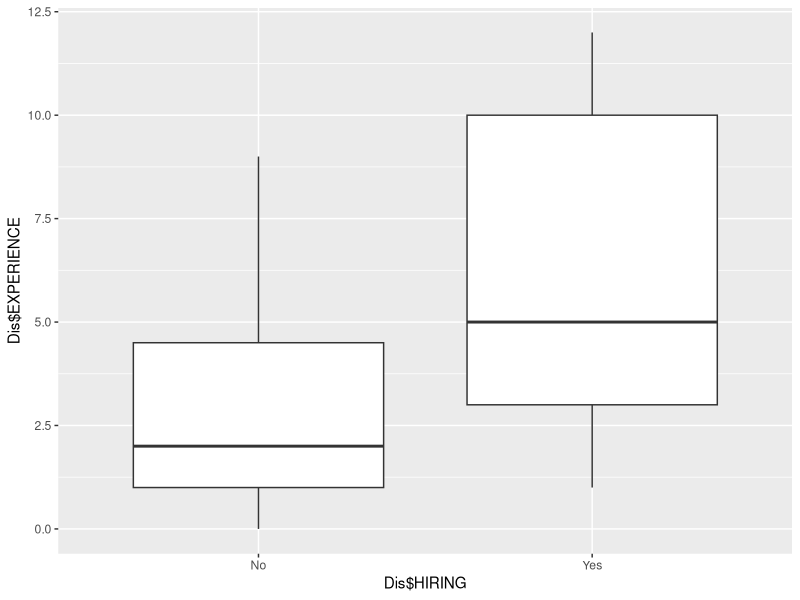
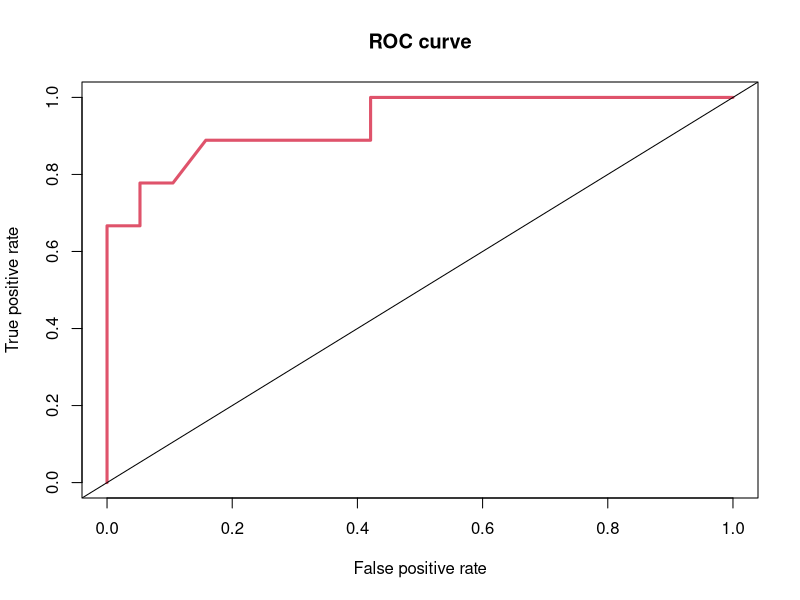
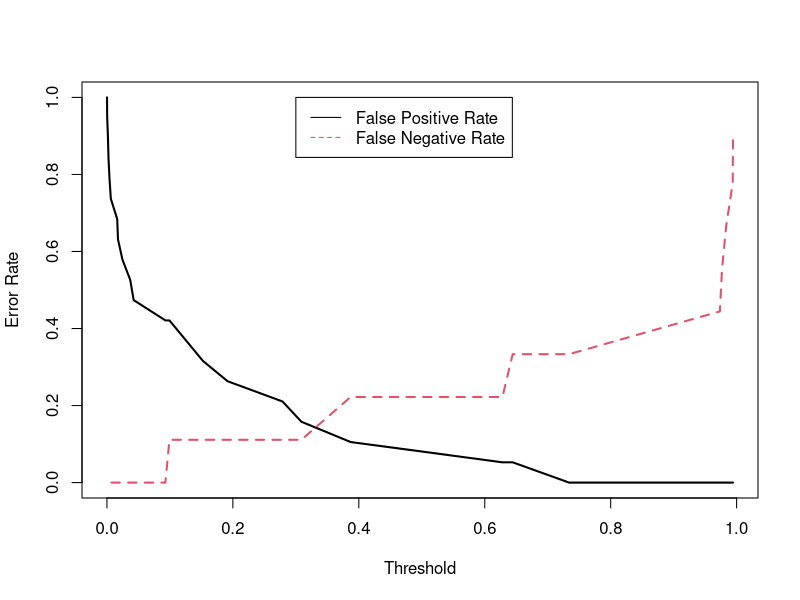
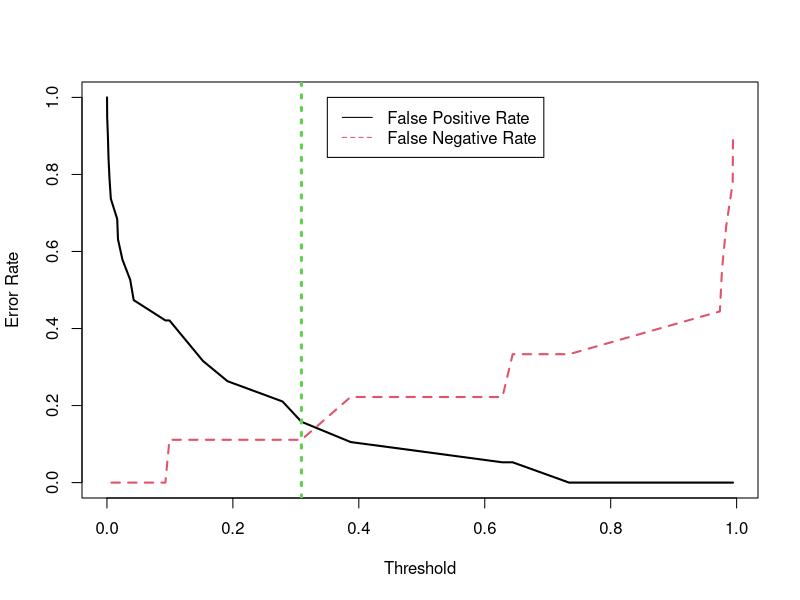
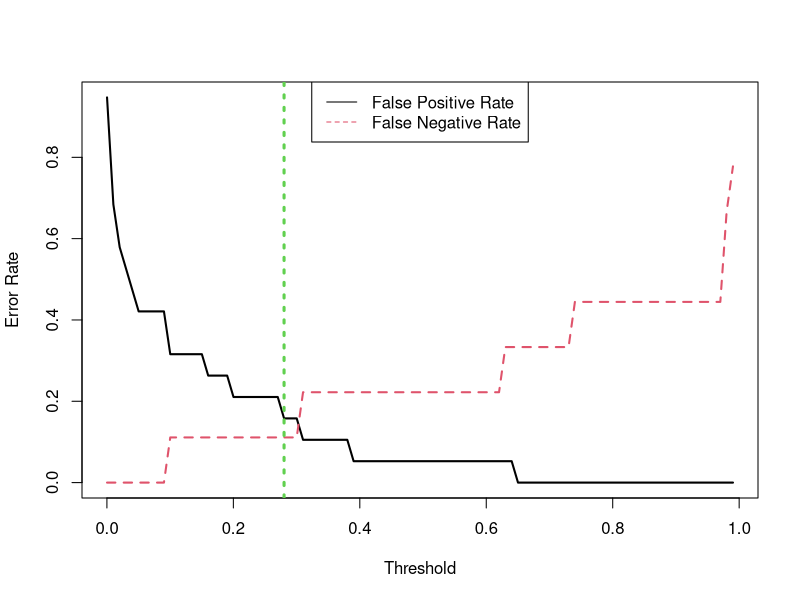

These charts were generated, in order, by the following R code:
## ---- chunk 1
knitr::opts_chunk$set(echo=TRUE, 
                      cache=FALSE, 
                      fig.width=5, 
                      fig.height=5,
                      fig.align='center')
indent1 = '    '      
indent2 = paste(rep(indent1, 2), collapse='')
## ---- chunk 2
library(tidyverse)
# Read the txt file from your current working directory 
Dis = read.table("Discrim.txt", header=T)
# Convert Dis into a data frame
Dis = as_tibble(Dis)
str(Dis)
## ---- chunk 3
# install.packages("dplyr")
library(dplyr)
Dis = Dis %>%
  mutate(HIRING=as.factor(ifelse(HIRING==0,"No", "Yes"))) %>%
  mutate(GENDER=as.factor(ifelse(GENDER==0,"F", "M")))
str(Dis)
## ---- chunk 4
table(Dis$GENDER,Dis$HIRING)
## ---- chunk 5
# install.packages("ggplot2")
library(ggplot2)
# Use qplot to make a boxplot of EXPERIENCE vs GENDER
qplot(Dis$HIRING, Dis$EXPERIENCE, data = Dis, geom = "boxplot")
## ---- chunk 6
# Specify 'family=binomial' is important!
glm.fit = glm(HIRING ~ EDUCATION + EXPERIENCE + GENDER,
             data=Dis, family=binomial)
# Summarize the logistic regression model
summary(glm.fit)
## ---- chunk 7
# Specify type="response" to get the estimated probabilities
prob.training = predict(glm.fit, type="response")

# Round the results to a certain number of decimal places by round(). For instance, 
# we can round prob.training to 2 decimal places
round(prob.training, digits=2)
## ---- chunk 8
# Save the predicted labels using 0.5 as a threshold
Dis = Dis %>%
  mutate(predHIRING=as.factor(ifelse(prob.training<=0.5, "No", "Yes")))
# Confusion matrix (training error/accuracy)
table(pred=Dis$predHIRING, true=Dis$HIRING)
## ---- chunk 9
# Create a new 'test' set for prediction
test = tibble("EDUCATION"=c(4,4,4,4,8,8,8,8),
                  "EXPERIENCE"=c(6,6,10,10,6,6,10,10),
                  "GENDER"=c("F","M","F","M","F","M","F","M"))

# Predict the hiring probabilities and round the predict results to 5 decimals
prob.test = round(predict(glm.fit, test, type="response"),digits=5)
test = test %>%
  mutate(Probability=prob.test)
test
## ---- chunk 10
table(pred=Dis$predHIRING[Dis$GENDER=="M"],true=Dis$HIRING[Dis$GENDER=="M"])
## ---- chunk 11
table(pred=Dis$predHIRING[Dis$GENDER=="F"],true=Dis$HIRING[Dis$GENDER=="F"])
## ---- chunk 12
# install.packages("ROCR")
library(ROCR)

# First arument is the prob.training, second is true labels
pred = prediction(prob.training, Dis$HIRING)
## ---- chunk 13
# We want TPR on the y axis and FPR on the x axis
perf = performance(pred, measure="tpr", x.measure="fpr")
## ---- chunk 14
plot(perf, col=2, lwd=3, main="ROC curve")
abline(0,1)
## ---- chunk 15
# Calculate AUC
auc = performance(pred, "auc")@y.values
auc
## ---- chunk 16
# FPR
fpr = performance(pred, "fpr")@y.values[[1]]
cutoff = performance(pred, "fpr")@x.values[[1]]
# FNR
fnr = performance(pred,"fnr")@y.values[[1]]
## ---- chunk 17
# Plot
matplot(cutoff, cbind(fpr,fnr), type="l",lwd=2, xlab="Threshold",ylab="Error Rate")
# Add legend to the plot
legend(0.3, 1, legend=c("False Positive Rate","False Negative Rate"), 
       col=c(1,2), lty=c(1,2))
## ---- chunk 18
rate = as.data.frame(cbind(Cutoff=cutoff, FPR=fpr, FNR=fnr))
rate$distance = sqrt((rate[,2])^2+(rate[,3])^2)
## ---- chunk 19
index = which.min(rate$distance)
best = rate$Cutoff[index]
best
# Plot
matplot(cutoff, cbind(fpr,fnr), type="l",lwd=2, xlab="Threshold",ylab="Error Rate")
# Add legend to the plot
legend(0.35, 1, legend=c("False Positive Rate","False Negative Rate"), 
       col=c(1,2), lty=c(1,2))
# Add the best value
abline(v=best, col=3, lty=3, lwd=3)
## ---- chunk 20
# for your interest, the best cutoff value can be selected by the following for loop
tlab = Dis$HIRING
rate = NULL
all = seq(0.0002,0.99999,0.01)

# write a for loop for different values of threshold
for (i in all) {
  temp = as.factor(ifelse(prob.training<=i, "No", "Yes"))
  error = table(temp, tlab)
  # calculate FPR and FNR
  fpfn = cbind(threshold=i,FP=error[2]/(error[1]+error[2]),FN=error[3]/(error[3]+error[4])) 
  rate = as.data.frame(rbind(rate,fpfn)) # save the values
}


# use matplot to plot the FPR and FNR versus threshold values
matplot(all, rate[,-1], type="l",lwd=2, xlab="Threshold",ylab="Error Rate")
# add legend to the plot
legend("top", legend=c("False Positive Rate","False Negative Rate"), 
       col=c(1,2), lty=c(1,2))

# calculate the euclidean distance between (FPR,FNR) and (0,0)
rate$distance = sqrt((rate[,2])^2+(rate[,3])^2)
# select the probability threshold with the smallest euclidean distance
index = which.min(rate$distance)
best = rate$threshold[index]
best
abline(v=best, col=3, lty=3, lwd=3)
## ---- chunk 21
prob.training
